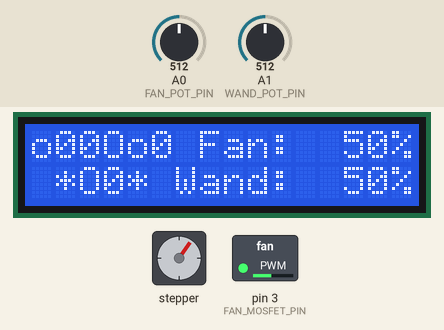
This sketch was run on a simulated Arduino Uno, built with avr-gcc and run on an emulated ATmega328P. Shown: stepper motor, 16×2 character LCD, switched loads named in the sketch (green lamp = pin HIGH). Wiring (inferred from the names in the program): stepper motor (2048 steps per turn assumed): coils pin 11, pin 10, pin 9, pin 8. The inputs (shaded band) are chosen by the test bench; at power-on: A0 (FAN_POT_PIN) = 512, A1 (WAND_POT_PIN) = 512. Random numbers use the default seed unless the sketch sets one; pins used as bus, display or sensor lines are not drawn.

Above: at 3.3 s.
3.4 s: A0 (FAN_POT_PIN) set to 716
At 3.92 s:
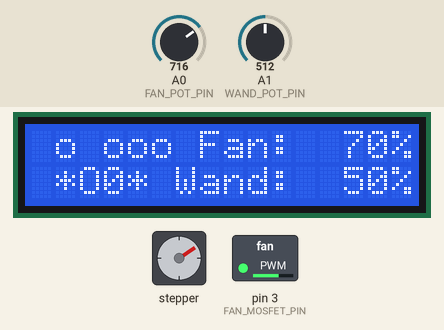
5.8 s: A1 (WAND_POT_PIN) set to 716
At 6.04 s:
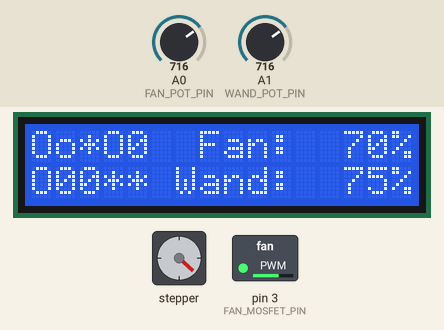
8.2 s: A0 (FAN_POT_PIN) set to 900
At 8.45 s:
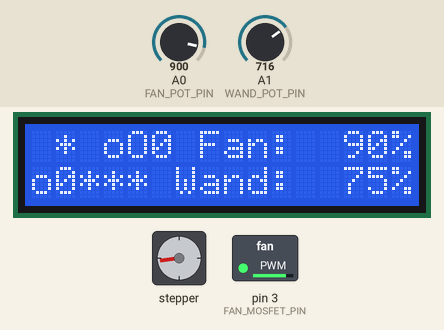
10.7 s: A1 (WAND_POT_PIN) set to 900
At 10.87 s:
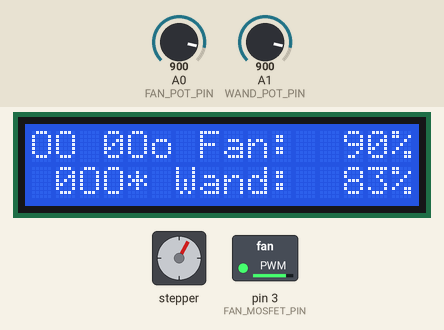
13.1 s: A0 (FAN_POT_PIN) set to 511
At 13.28 s:
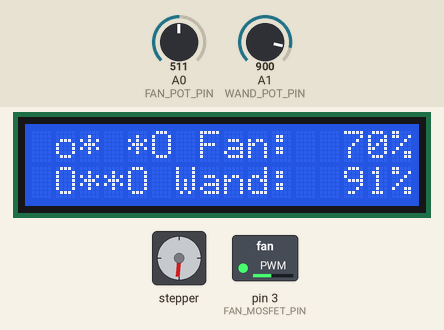
15.5 s: A1 (WAND_POT_PIN) set to 1023
At 15.7 s:
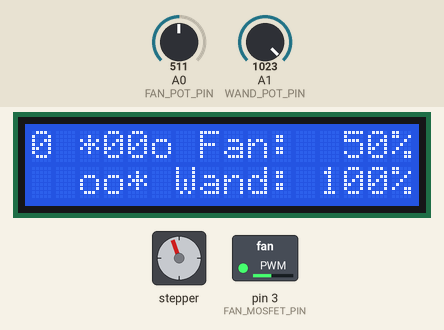
Timing chart, 0 to 21.2 s (numbered marks = the images above; inputs shaded):
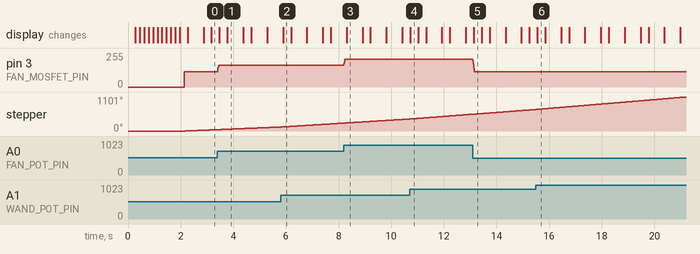

Measured:
- after the input at 3.4 s, pin 3 (FAN_MOSFET_PIN): 116/255 → 163/255 at once
- after the input at 8.2 s, pin 3 (FAN_MOSFET_PIN): 163/255 → 210/255 at once
- after the input at 13.1 s, pin 3 (FAN_MOSFET_PIN): 210/255 → 116/255 at once

The sketch:

BubbleMachine.ino
```cpp
#include <Wire.h>
#include <LiquidCrystal_I2C.h>

const int STEPS_PER_REVOLUTION = 2038;

const int WAND_POT_PIN = 1; //A1;
const int FAN_POT_PIN = 0;  //A0;

const int FAN_MOSFET_PIN = 3;

const int MAX_WAND_SPEED = 13;
const int MAX_FAN_SPEED = 21;

const int BUFFER_SIZE = 8;
const int REFRESH_INTERVAL = 500; //ms

const int LCD_WIDTH = 16;
const int LCD_HEIGHT = 2;

// We use rolling buffers of fixed size to track the last N values of a pin
// and then average them out to determine whether or not to change the value.
int wandVals[BUFFER_SIZE];
int fanVals[BUFFER_SIZE];
int wandPos = 0;
int fanPos = 0;

// Track fan speeds to make sure we're not updating unnecessarily
int lastWandSpeed = -1;
int lastFanSpeed = -1;

bool screenDirty = false;

const char *intro[] = {
    "oO0* Nora's *oO0",
    "*Oo Bubbles! oO*",
};
char lcdBuffer[17];

unsigned long lastUpdate = 0;
unsigned long lastStepMicros = 0;

/*
Note that I have modified how the stepper control works.  I'm not using the library but instead
ripped out the 4-pin version of it and have it process in the main event loop.

If you don't do this, you will have issues where the LCD and motor block each other and the whole system
appears very jittery.  This makes everything much smoother.
*/

// ** This is not the same wiring as you find on most examples!  This is so the circuit board wiring is simpler (see the schematic) **
// These values are just mapped from the standard 8, 10, 9, 11 configuration.
const int STEP_PIN_1 = 11;
const int STEP_PIN_2 = 9;
const int STEP_PIN_3 = 10;
const int STEP_PIN_4 = 8;

unsigned long stepDelay = 0;
int curStep = 0;

// Convert RPM to microseconds per step for use in the event loop.
void setStepperRPM(long rpm)
{
    if (rpm == 0)
    {
        stepDelay = 0;
        return;
    }
    stepDelay = 60L * 1000L * 1000L / STEPS_PER_REVOLUTION / rpm;
}

// Copied straight from Stepper.h
void stepMotor(int stepNum)
{
    switch (stepNum)
    {
    case 0: // 1010
        digitalWrite(STEP_PIN_1, HIGH);
        digitalWrite(STEP_PIN_2, LOW);
        digitalWrite(STEP_PIN_3, HIGH);
        digitalWrite(STEP_PIN_4, LOW);
        break;
    case 1: // 0110
        digitalWrite(STEP_PIN_1, LOW);
        digitalWrite(STEP_PIN_2, HIGH);
        digitalWrite(STEP_PIN_3, HIGH);
        digitalWrite(STEP_PIN_4, LOW);
        break;
    case 2: //0101
        digitalWrite(STEP_PIN_1, LOW);
        digitalWrite(STEP_PIN_2, HIGH);
        digitalWrite(STEP_PIN_3, LOW);
        digitalWrite(STEP_PIN_4, HIGH);
        break;
    case 3: //1001
        digitalWrite(STEP_PIN_1, HIGH);
        digitalWrite(STEP_PIN_2, LOW);
        digitalWrite(STEP_PIN_3, LOW);
        digitalWrite(STEP_PIN_4, HIGH);
        break;
    }
}

LiquidCrystal_I2C lcd = LiquidCrystal_I2C(0x27, 2, 1, 0, 4, 5, 6, 7, 3, POSITIVE);

const char randChars[] = "o0O *";
char bufStr[LCD_WIDTH + 1];

// Prints random 'bubble' characters in the specified portions of the LCD
void randLcd(int start, int len, int line)
{
    for (int i = 0; i < len; i++)
    {
        bufStr[i] = randChars[random(5)];
    }
    bufStr[len] = '\0';

    lcd.setCursor(start, line);
    lcd.print(bufStr);
}

void setup()
{
    randomSeed(analogRead(2));
    pinMode(FAN_MOSFET_PIN, OUTPUT);
    pinMode(STEP_PIN_1, OUTPUT);
    pinMode(STEP_PIN_2, OUTPUT);
    pinMode(STEP_PIN_3, OUTPUT);
    pinMode(STEP_PIN_4, OUTPUT);

    initArray(wandVals, BUFFER_SIZE);
    initArray(fanVals, BUFFER_SIZE);

    Wire.begin();
    lcd.begin(LCD_WIDTH, LCD_HEIGHT);
    lcd.backlight();

    lcd.setCursor(0, 0);
    lcd.print(intro[0]);
    lcd.setCursor(0, 1);
    lcd.print(intro[1]);

    // Sample inputs before we get started
    int startTime = millis();

    while (millis() - startTime < 2000)
    {

        int wandVal = analogRead(WAND_POT_PIN);
        int fanVal = analogRead(FAN_POT_PIN);
        updateArray(wandVal, wandVals, &wandPos, BUFFER_SIZE);
        updateArray(fanVal, fanVals, &fanPos, BUFFER_SIZE);

        randLcd(0, 4, 0);
        randLcd(12, 4, 0);
        randLcd(0, 3, 1);
        randLcd(13, 3, 1);
        delay(150);
    }

    // Set up template values -- we will only refresh the number elements in the loop.
    lcd.setCursor(0, 0);

    //  lcd.print("Fan Speed:    %");
    lcd.print("oO0oOo Fan:    %");
    lcd.setCursor(0, 1);
    //  lcd.print("Wand Speed:    %");
    lcd.print("oO0Oo Wand:    %");
}

int average(int vals[], int arrSize)
{
    int sum = 0;
    for (int i = 0; i < arrSize; i++)
    {
        sum += vals[i];
    }

    return sum / arrSize;
}

int initArray(int vals[], int arrSize)
{
    for (int i = 0; i < arrSize; i++)
    {
        vals[i] = 0;
    }
}

// Adds a value to the buffer and returns the average value of it.
int updateArray(int val, int vals[], int *pos, int arrSize)
{
    // Only dereference once
    int thisPos = *pos;
    if (thisPos < 0 || thisPos >= arrSize)
        *pos = 0;

    vals[thisPos] = val;

    if (thisPos == arrSize - 1)
    {
        *pos = 0;
    }
    else
    {
        *pos = thisPos + 1;
    }

    return average(vals, arrSize);
}

bool firstLineUpdate = false;
int firstLineCursor = 0;
int secondLineCursor = 0;
void loop()
{

    int wandVal = updateArray(analogRead(WAND_POT_PIN), wandVals, &wandPos, BUFFER_SIZE);
    int fanVal = updateArray(analogRead(FAN_POT_PIN), fanVals, &fanPos, BUFFER_SIZE);

    // Use unsigned ints so they can never go below 0.  I saw the value be -8 once and was baffled.
    unsigned long wandSpeed = map(wandVal, 0, 1023, 0, MAX_WAND_SPEED);
    unsigned long fanSpeed = map(fanVal, 0, 1023, 0, MAX_FAN_SPEED);

    // HACK
    // Do -1 because it sometimes flops at the last increment between MAX and MAX-1
    // Here we just make the actual max MAX-1.
    wandSpeed = (wandSpeed >= MAX_WAND_SPEED ? MAX_WAND_SPEED - 1 : wandSpeed);
    if (wandSpeed != lastWandSpeed)
    {
        // wandStepper.setSpeed(wandSpeed);
        setStepperRPM(wandSpeed);

        lastWandSpeed = wandSpeed;

        screenDirty = true;
    }

    // Use the current time of the loop to determine when to move to the next step.
    // This smooths out the motion while also letting the LCD update.
    // It might not be perfectly tight from a precision perspective but it's close enough.

    fanSpeed = (fanSpeed >= MAX_FAN_SPEED ? MAX_FAN_SPEED - 1 : fanSpeed);
    if (fanSpeed != lastFanSpeed)
    {
        // Don't go full 255 here.
        // Motor already draws enough current as it is.
        analogWrite(FAN_MOSFET_PIN, map(fanSpeed, 0, MAX_FAN_SPEED, 0, 245));

        lastFanSpeed = fanSpeed;

        screenDirty = true;
    }

    // Loop until we can step the motor.
    // After we step it, update the screen if necessary.
    while (true)
    {
        unsigned long now = micros();
        // We want to make sure we don't get into an infinite loop if the stepper isn't moving.

        if (now - lastStepMicros >= stepDelay || stepDelay == 0)
        {
            if (stepDelay > 0)
            {
                stepMotor(curStep % 4);
                curStep++;
                if (curStep == 4)
                {
                    curStep = 0;
                }
            }
            lastStepMicros = now;

            // Only do screen updates immediately after stepping the motor.
            if (screenDirty)
            {
                // Only update the values we need to
                sprintf(lcdBuffer, "%3d", map(fanSpeed, 0, MAX_FAN_SPEED - 1, 0, 100));
                lcd.setCursor(12, 0);
                lcd.print(lcdBuffer);

                sprintf(lcdBuffer, "%3d", map(wandSpeed, 0, MAX_WAND_SPEED - 1, 0, 100));
                lcd.setCursor(12, 1);
                lcd.print(lcdBuffer);

                screenDirty = false;
            }

            if (now - lastUpdate > REFRESH_INTERVAL * 1000L)
            {
                if (firstLineUpdate)
                {
                    randLcd(0, 6, 0);
                }
                else
                {
                    randLcd(0, 5, 1);
                }
                firstLineUpdate = !firstLineUpdate;
                lastUpdate = now;
            }
            return;
        }
    }
}
```
